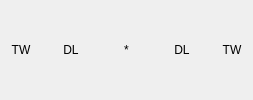
     <widget class="QWidget" name="widget_9" native="true">
      <layout class="QHBoxLayout" name="horizontalLayout_8">
       <item>
        <widget class="QLabel" name="board_label7_0">
         <property name="styleSheet">
          <string notr="true">background-color:&quot;red&quot;
</string>
         </property>
         <property name="text">
          <string>TW</string>
         </property>
         <property name="alignment">
          <set>Qt::AlignCenter</set>
         </property>
        </widget>
       </item>
       <item>
        <widget class="QLabel" name="board_label7_1">
         <property name="styleSheet">
          <string notr="true">background-color:&quot;green&quot;
</string>
         </property>
         <property name="text">
          <string/>
         </property>
         <property name="alignment">
          <set>Qt::AlignCenter</set>
         </property>
        </widget>
       </item>
       <item>
        <widget class="QLabel" name="board_label7_2">
         <property name="styleSheet">
          <string notr="true">background-color:&quot;green&quot;
</string>
         </property>
         <property name="text">
          <string/>
         </property>
         <property name="alignment">
          <set>Qt::AlignCenter</set>
         </property>
        </widget>
       </item>
       <item>
        <widget class="QLabel" name="board_label7_3">
         <property name="styleSheet">
          <string notr="true">background-color:&quot;lightblue&quot;
</string>
         </property>
         <property name="text">
          <string>DL</string>
         </property>
         <property name="alignment">
          <set>Qt::AlignCenter</set>
         </property>
        </widget>
       </item>
       <item>
        <widget class="QLabel" name="board_label7_4">
         <property name="styleSheet">
          <string notr="true">background-color:&quot;green&quot;
</string>
         </property>
         <property name="text">
          <string/>
         </property>
         <property name="alignment">
          <set>Qt::AlignCenter</set>
         </property>
        </widget>
       </item>
       <item>
        <widget class="QLabel" name="board_label7_5">
         <property name="styleSheet">
          <string notr="true">background-color:&quot;green&quot;
</string>
         </property>
         <property name="text">
          <string/>
         </property>
         <property name="alignment">
          <set>Qt::AlignCenter</set>
         </property>
        </widget>
       </item>
       <item>
        <widget class="QLabel" name="board_label7_6">
         <property name="styleSheet">
          <string notr="true">background-color:&quot;green&quot;
</string>
         </property>
         <property name="text">
          <string/>
         </property>
         <property name="alignment">
          <set>Qt::AlignCenter</set>
         </property>
        </widget>
       </item>
       <item>
        <widget class="QLabel" name="board_label7_7">
         <property name="styleSheet">
          <string notr="true">background-color:&quot;lightpink&quot;
</string>
         </property>
         <property name="text">
          <string>*</string>
         </property>
         <property name="alignment">
          <set>Qt::AlignCenter</set>
         </property>
        </widget>
       </item>
       <item>
        <widget class="QLabel" name="board_label7_8">
         <property name="styleSheet">
          <string notr="true">background-color:&quot;green&quot;
</string>
         </property>
         <property name="text">
          <string/>
         </property>
         <property name="alignment">
          <set>Qt::AlignCenter</set>
         </property>
        </widget>
       </item>
       <item>
        <widget class="QLabel" name="board_label7_9">
         <property name="styleSheet">
          <string notr="true">background-color:&quot;green&quot;
</string>
         </property>
         <property name="text">
          <string/>
         </property>
         <property name="alignment">
          <set>Qt::AlignCenter</set>
         </property>
        </widget>
       </item>
       <item>
        <widget class="QLabel" name="board_label7_10">
         <property name="styleSheet">
          <string notr="true">background-color:&quot;green&quot;
</string>
         </property>
         <property name="text">
          <string/>
         </property>
         <property name="alignment">
          <set>Qt::AlignCenter</set>
         </property>
        </widget>
       </item>
       <item>
        <widget class="QLabel" name="board_label7_11">
         <property name="styleSheet">
          <string notr="true">background-color:&quot;lightblue&quot;
</string>
         </property>
         <property name="text">
          <string>DL</string>
         </property>
         <property name="alignment">
          <set>Qt::AlignCenter</set>
         </property>
        </widget>
       </item>
       <item>
        <widget class="QLabel" name="board_label7_12">
         <property name="styleSheet">
          <string notr="true">background-color:&quot;green&quot;
</string>
         </property>
         <property name="text">
          <string/>
         </property>
         <property name="alignment">
          <set>Qt::AlignCenter</set>
         </property>
        </widget>
       </item>
       <item>
        <widget class="QLabel" name="board_label7_13">
         <property name="styleSheet">
          <string notr="true">background-color:&quot;green&quot;
</string>
         </property>
         <property name="text">
          <string/>
         </property>
         <property name="alignment">
          <set>Qt::AlignCenter</set>
         </property>
        </widget>
       </item>
       <item>
        <widget class="QLabel" name="board_label7_14">
         <property name="styleSheet">
          <string notr="true">background-color:&quot;red&quot;
</string>
         </property>
         <property name="text">
          <string>TW</string>
         </property>
         <property name="alignment">
          <set>Qt::AlignCenter</set>
         </property>
        </widget>
       </item>
      </layout>
     </widget>
